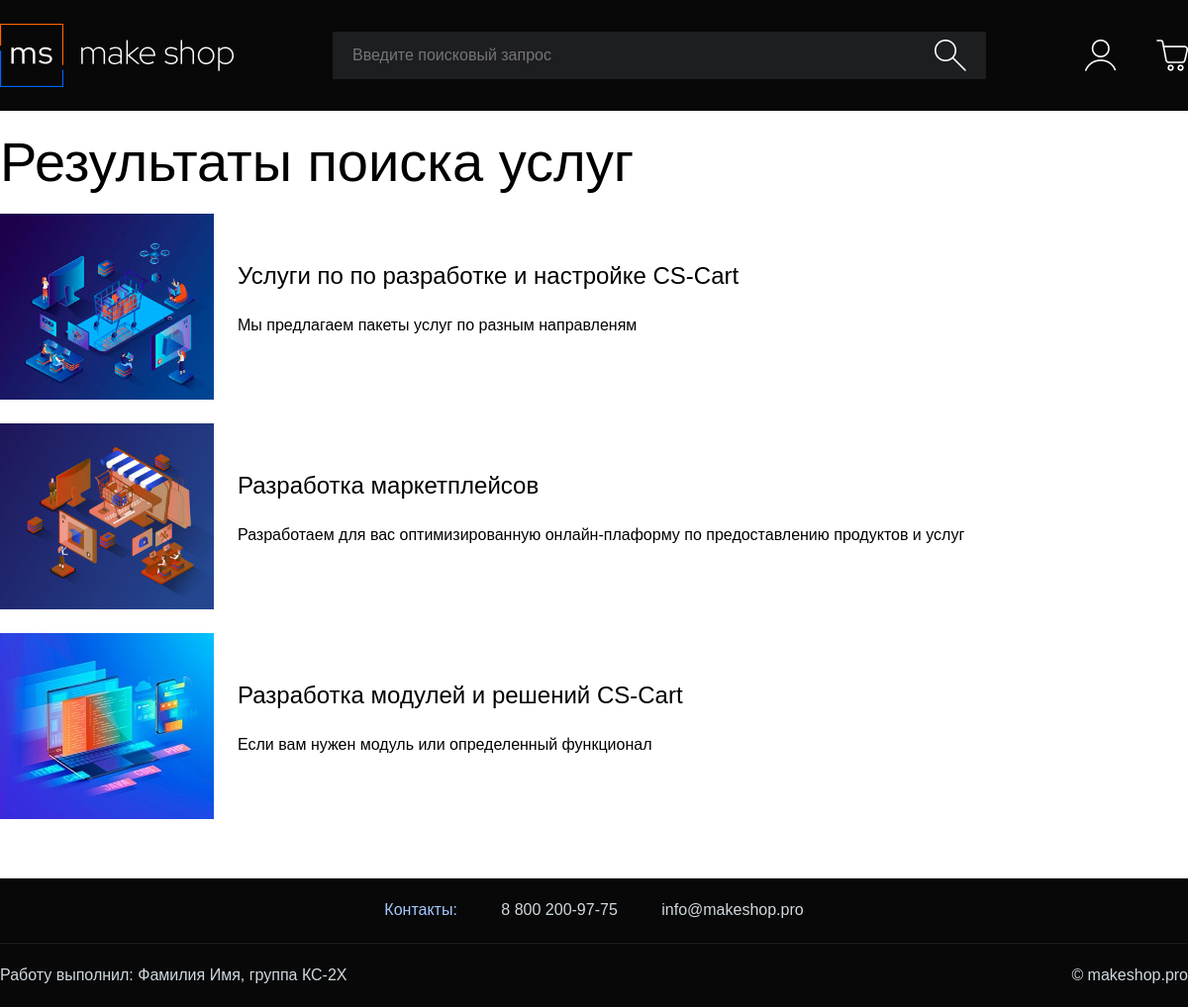
Screenshot of /search.php with the database file from the repository.
### tables this page shows
CREATE TABLE `services` (
  `id` int(10) NOT NULL,
  `name` text NOT NULL,
  `description` text NOT NULL,
  `image` text NOT NULL
);

### modules/db.php (called while the page is built, shortened)
<?php
class DataBase {
    private $host = '127.0.0.1';
    private $user = 'root';
    private $pass = 'root';
    private $db = 'web';
    private $port = 3306;
    private $mysqli = null;
    function __construct() {
        $this->mysqli = new mysqli($this->host, $this->user, $this->pass, $this->db, $this->port);
        $this->mysqli->set_charset('utf8mb4');
    }
    public function getAll($tableName, $search = null) {
        $query = 'SELECT * FROM ' . $tableName;
        $obj = $this->mysqli->query($query);
        $result = [];
        while ($row = $obj->fetch_assoc()) {
            $result[$row['id']] = $row;
        }
        return $result;
    }
}
$DataBase = new DataBase();

### search.php (the view, shortened to what this page needs)
<?php
require_once($_SERVER['DOCUMENT_ROOT'] . '/modules/db.php');
$services = $DataBase->getAll('services', $_GET['search']);
?>
<!DOCTYPE HTML>
<html lang="ru">
<head>
    <link rel="stylesheet" href="css/main.css">
</head>
<body>
<header>
    <div class="container">
        <a id="logo" href="index.php">
            <img src="img/logo.png">
        </a>
        <form action="search.php" method="get">
            <input type="text" placeholder="Введите поисковый запрос" name="search">
            <button type="submit"></button>
        </form>
        <a class="icon" href="index.php">
            <img src="img/cart.png">
        </a>
        <a class="icon" href="index.php">
            <img src="img/user.png">
        </a>
    </div>
</header>
<main>
    <div class="container" id="services">
        <h2>Результаты поиска услуг</h2>
        <ul>
            <?php foreach ($services as $service) { ?>
            <li>
                <img src="img/<?php echo $service['image']; ?>">
                <div>
                    <h3><?php echo $service['name']; ?></h3>
                    <p><?php echo $service['description']; ?></p>
                </div>
            </li>
            <?php } ?>
        </ul>
    </div>
</main>
<footer>
    <div class="container">
        <div id="label">Контакты:</div>
        <a href="tel:88002009775">8 800 200-97-75</a>
        <a href="mailto:info@makeshop.pro">info@makeshop.pro</a>
        <hr>
        <div id="user">Работу выполнил: Фамилия Имя, группа КС-2Х</div>
        <div id="copy">© makeshop.pro</div>
    </div>
</footer>
</body>
</html>

### css/main.css (style rules this page uses)
.container { box-sizing: border-box; width: 1200px; margin: 0 auto; overflow: hidden; }
header { box-sizing: border-box; width: 100%; height: 112px; padding: 24px 0; background: #080808; }
header > div > a#logo { display: block; width: 236px; height: 64px; float: left; }
header > div > form { display: block; box-sizing: border-box; float: left; width: 660px; height: 48px; margin: 8px 0 0 100px; }
header > div > form > input { display: block; box-sizing: border-box; height: 48px; width: 660px; padding: 0 72px 0 20px; font-size: 16px; color: #636567; background: #1D1E20; border: none; }
header > div > form > button { display: block; box-sizing: border-box; width: 32px; height: 32px; background: url("../img/search.png") no-repeat; position: relative; top: -40px; right: -608px; }
header > div > a.icon { display: block; width: 32px; height: 32px; margin: 16px 0 0 40px; float: right; }
main h2 { font-size: 56px; color: #000; margin-top: 24px; }
main div.container > ul { margin-bottom: 36px; }
main div.container > ul > li { display: block; overflow: hidden; margin-top: 24px; }
main div.container > ul > li > div > h3 { font-size: 24px; line-height: 30px; margin-top: 24px; }
main div.container > ul > li > div > p { font-size: 16px; line-height: 22px; margin-top: 24px; }
main > div#services > ul > li > img { display: block; width: 216px; height: 188px; float: left; }
main > div#services > ul > li > div > h3 { margin-top: 48px; }
main > div#services > ul > li > div { float: left; margin-left: 24px; }
footer { box-sizing: border-box; width: 100%; padding: 24px 0; background: #080808; margin-top: 24px; }
footer > div { text-align: center; }
footer * { color: #D0D9DF; font-size: 16px; }
footer > div > div#label { color: #A4C8FF; display: inline; }
footer > div > a { margin-left: 40px; }
footer > div > hr { clear: both; height: 1px; background: #1E1E1E; margin-top: 24px; }
footer > div > div#user { margin-top: 24px; float: left; }
footer > div > div#copy { margin-top: 24px; float: right; }

### rows the page displays
services: image (picture), name "Услуги по по разработке и настройке CS-Cart", description "Мы предлагаем пакеты услуг по разным направленям"
services: image (picture), name "Разработка маркетплейсов", description "Разработаем для вас оптимизированную онлайн-плаформу по предоставлению продуктов и услуг"
services: image (picture), name "Разработка модулей и решений CS-Cart", description "Если вам нужен модуль или определенный функционал"
